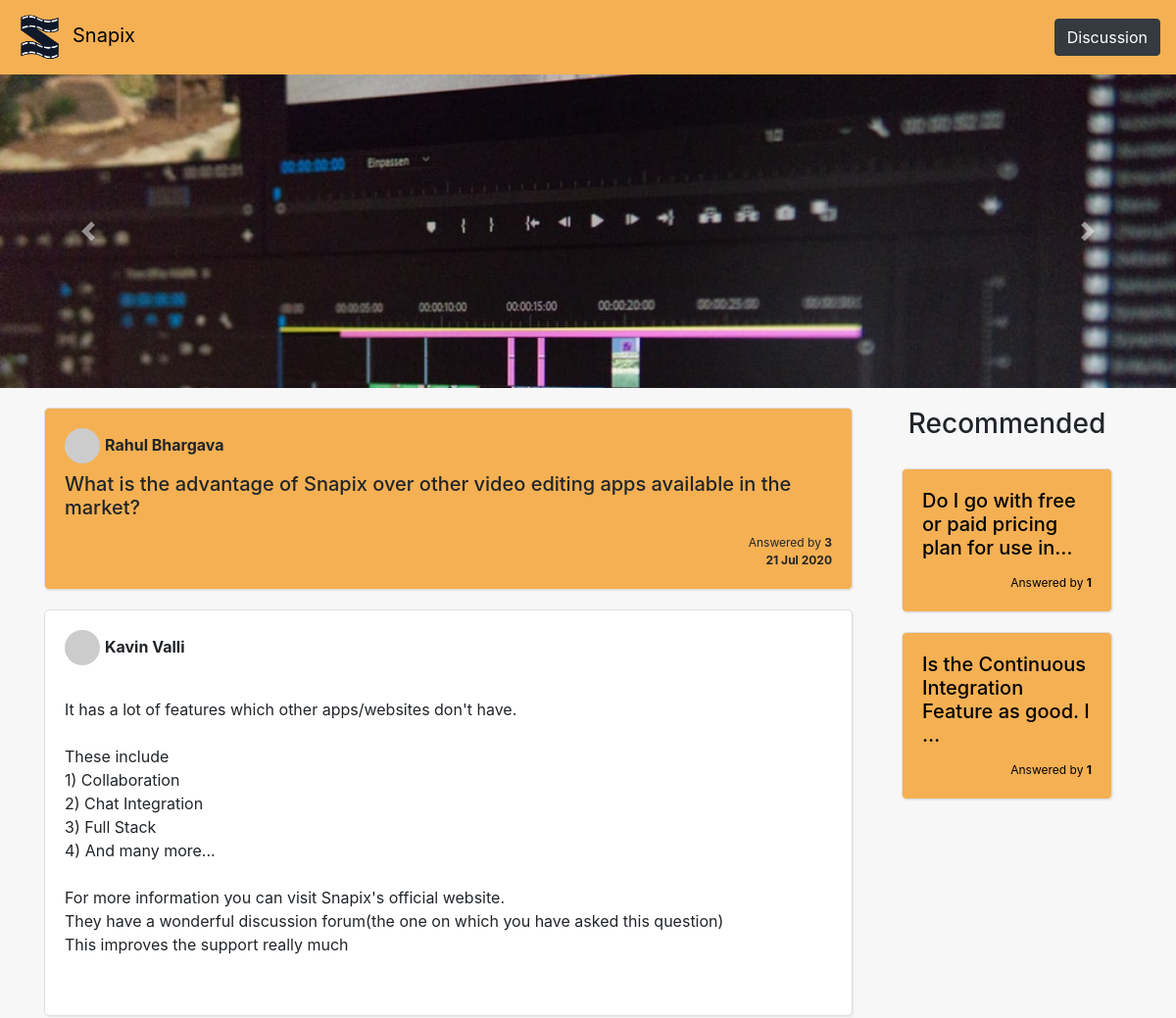
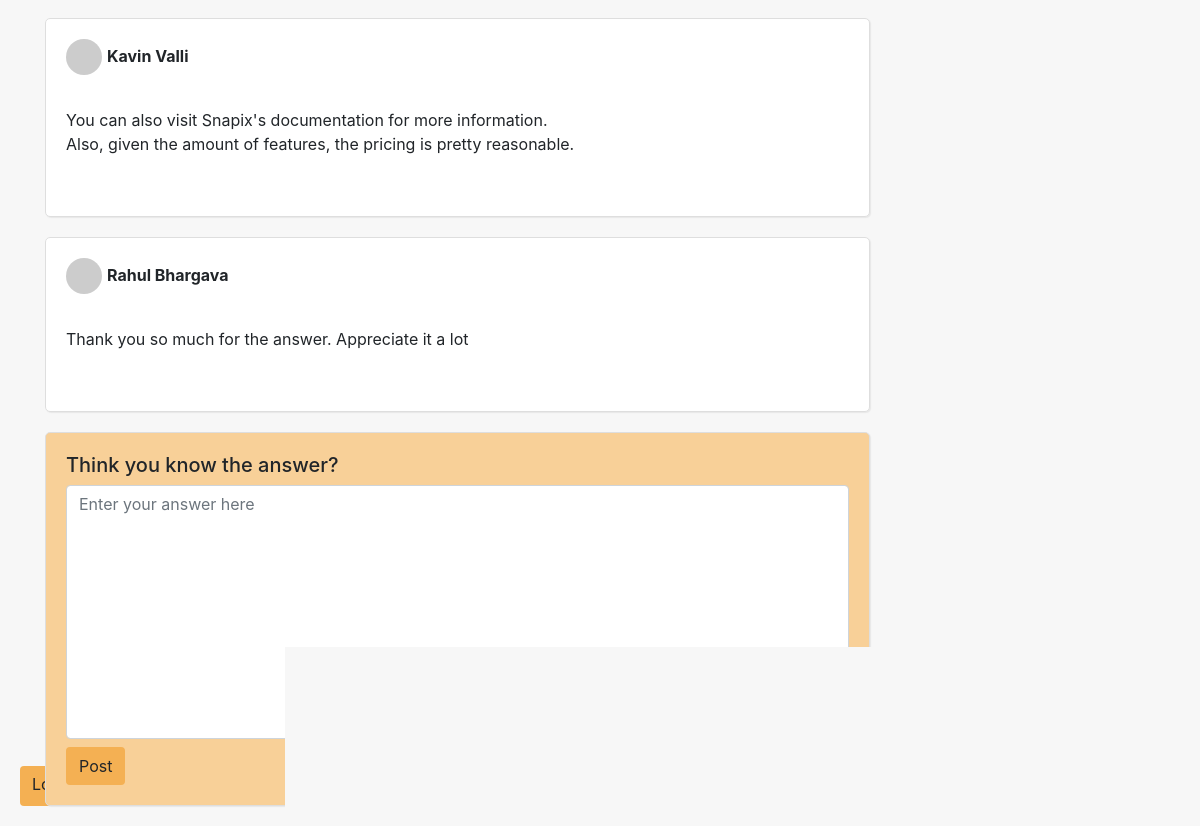
The page /discussion/1/ on the database its author committed (2 pictures, top to bottom).
### core/models.py (models this page shows, shortened)
class Question(models.Model):
    posted_by_user = models.ForeignKey(User, on_delete = models.SET_NULL, null=True, related_name='question_posted_by_user')
    text = models.CharField(max_length=1000)
    pub_date = models.DateTimeField(auto_now_add=True)

class Answer(models.Model):
    posted_by_user = models.ForeignKey(User, on_delete=models.SET_NULL, null=True, related_name='answer_posted_by_user')
    question = models.ForeignKey(Question, on_delete=models.CASCADE, related_name='answer_question')
    text = models.CharField(max_length=10000)

### core/views.py (the view)
# urls.py: path('discussion/<int:question_id>/', views.question, name='question'),
def question(request, question_id):
    all_questions = Question.objects.all().order_by('-pub_date')
    question = Question.objects.get(id=question_id)
    recommended_questions = random.sample(list(all_questions), 2)
    context = {
        'question': question,
        'recommended_questions':recommended_questions
    }
    return render(request, 'core/html/discussions/question.html', context)

### core/templates/core/html/discussions/question.html (shortened to what this page needs)
{% load static %}
<!doctype html>
<html lang="en">
<head>
    <link rel="stylesheet" href="https://stackpath.bootstrapcdn.com/bootstrap/4.4.1/css/bootstrap.min.css"
>
    <link rel="stylesheet" href="{% static 'core/css/discussions/index.css' %}">
    <link rel="stylesheet" href="{% static 'core/css/discussions/question.css' %}">
</head>
<body>
    <nav class="navbar navbar-expand-sm navbar-custom bg-custom fixed-top sticky-top" id="navbar">
        <a class="navbar-brand" href="/"><img class="avatar" src="{% static 'core/img/logo_blue.png' %}" alt
                style="margin-right: 8px;" height="50px" width="50px">Snapix</a>
        <div class="collapse navbar-collapse" id="navbarResponsive">
            <ul class="navbar-nav ml-auto">
                <li class="nav-item" style="height:100%;">
                    <a href="{% url 'discussions' %}" type="button" class="btn btn-dark">Discussion</a>
                </li>
            </ul>
        </div>
    </nav>
    <a href="{% url 'logout' %}" class="logoutbutton btn">
        Logout
    </a>
    <div id="carouselExampleControls" class="carousel slide" data-ride="carousel" style="height: 40vh">
        <div class="carousel-inner" style="height: 40vh">
            <div class="carousel-item active">
                <img class="d-block w-100" src="{% static 'core/img/discussions/banner1.jpg' %}" alt="First slide">
            </div>
        </div>
        <a class="carousel-control-prev" href="#carouselExampleControls" role="button" data-slide="prev">
            <span class="carousel-control-prev-icon" aria-hidden="true"></span>
        </a>
        <a class="carousel-control-next" href="#carouselExampleControls" role="button" data-slide="next">
            <span class="carousel-control-next-icon" aria-hidden="true"></span>
        </a>
    </div>
    <div class="container">
        <div class="row h-100">
            <div class="col-9">
                <div class="question-card">
                    <div class="person">
                        <img src="http://placeimg.com/80/80/people" alt="">
                        <p><strong>{{question.posted_by_user.first_name}} {{question.posted_by_user.last_name}}</strong>
                        </p>
                    </div>
                    <div class="question-text">
                        <h5>{{question.text}}</h5>
                    </div>
                    <div class="answer-count">
                        Answered by <strong>{{question.answer_question.count}}</strong><br>
                        <strong>{{question.pub_date|date:'d M Y'}}</strong>
                    </div>
                </div>
                {% for answer in question.answer_question.all %}
                <div class="answer-card">
                    <div class="person">
                        <img src="http://placeimg.com/80/80/people" alt="">
                        <p><strong>{{answer.posted_by_user.first_name}} {{answer.posted_by_user.last_name}}</strong>
                        </p><br>
                    </div>
                    <div class="answer-text">
                        <p>{{answer.text}}</p>
                    </div>
                </div>
                {% endfor %}
                <div class="new-answer">
                    <h5>Think you know the answer?</h5>
                    <form action="{% url 'add_answer' question.id %}" method="POST">
                        <textarea name="answer" id="" class="form-control" placeholder="Enter your answer here"
                            rows="10"></textarea>
                        <button type="submit" class="btn btn-custom">Post</button>
                    </form>
                </div>
            </div>
            <div class="col-3">
                <center>
                    <h3>Recommended</h3>
                </center>
                <div class="right-container">
                    {% for question in recommended_questions %}
                    <a href="{% url 'question' question.id %}">
                        <div class="question-card">
                            <div class="question-text">
                                <h5>{{question.text|truncatechars:50}}</h5>
                            </div>
                            <div class="answer-count">
                                Answered by <strong>{{question.answer_question.count}}</strong>
                            </div>
                        </div>
                    </a>
                    {% endfor %}
                </div>
            </div>
        </div>
    </div>
</body>
</html>

### core/static/core/css/discussions/index.css (style rules this page uses)
body, html { background-color: #f7f7f7; }
.bg-custom { background-color: #F4B053; }
.bg-custom > a { color: #000; }
.container { margin-top: 20px; }
.right-container { padding: 20px; width: 100%; }
.d-block { object-fit: cover !important; }
.question-card { margin: 0px 0px 20px 0px;; background-color: #F4B053; padding: 20px; width: 100%; border-radius: 5px; box-shadow: 1px 1px 1px 0px rgba(204,204,204,0.35); border: 1px solid #dedede; }
.answer-card { margin: 0px 0px 20px 0px;; background-color: #fff; padding: 20px; width: 100%; border-radius: 5px; box-shadow: 1px 1px 1px 0px rgba(204,204,204,0.35); border: 1px solid #dedede; }
.answer-text { white-space: pre-line; margin: 0px; padding: 0px; }
.btn-custom { background-color: #F4B053; margin-top: 8px; }
.new-answer { margin: 0px 0px 20px 0px;; background-color: #f8d098; padding: 20px; width: 100%; border-radius: 5px; box-shadow: 1px 1px 1px 0px rgba(204,204,204,0.35); border: 1px solid #dedede; }
.person { display: flex; flex-direction: row; }
.person > img { border-radius: 50%; width: 36px; height: 36px; }
.person > p { margin-left: 5px; margin-top: 5px; }
.answer-count { margin-top: 15px; text-align: right; font-size: 12px; }
.logoutbutton { position: fixed; bottom: 20px; left: 20px; height: 40px; border: 0px; border-radius: 4px; background-color: #F4B053; }
a > * { color: #000; }

### rows shown on the page
Question: posted_by_user.first_name "Rahul", posted_by_user.last_name "Bhargava", text "What is the advantage of Snapix over other video editing apps available in the market?", answer_question.count "3", pub_date "21 Jul 2020"
Answer: posted_by_user.first_name "Kavin", posted_by_user.last_name "Valli", text "It has a lot of features which other apps/websites don't have. These include 1) Collaboration 2) Chat Integration 3) Full Stack 4) And many more... For more information you can visit Snapix's official website. They have a wonderful discussion forum(the one on which you have asked this question) This improves the support really much"
Answer: posted_by_user.first_name "Kavin", posted_by_user.last_name "Valli", text "You can also visit Snapix's documentation for more information. Also, given the amount of features, the pricing is pretty reasonable."
Answer: posted_by_user.first_name "Rahul", posted_by_user.last_name "Bhargava", text "Thank you so much for the answer. Appreciate it a lot"
Question: text "Do I go with free or paid pricing plan for use in…", answer_question.count "1"
Question: text "Is the Continuous Integration Feature as good. I …", answer_question.count "1"
